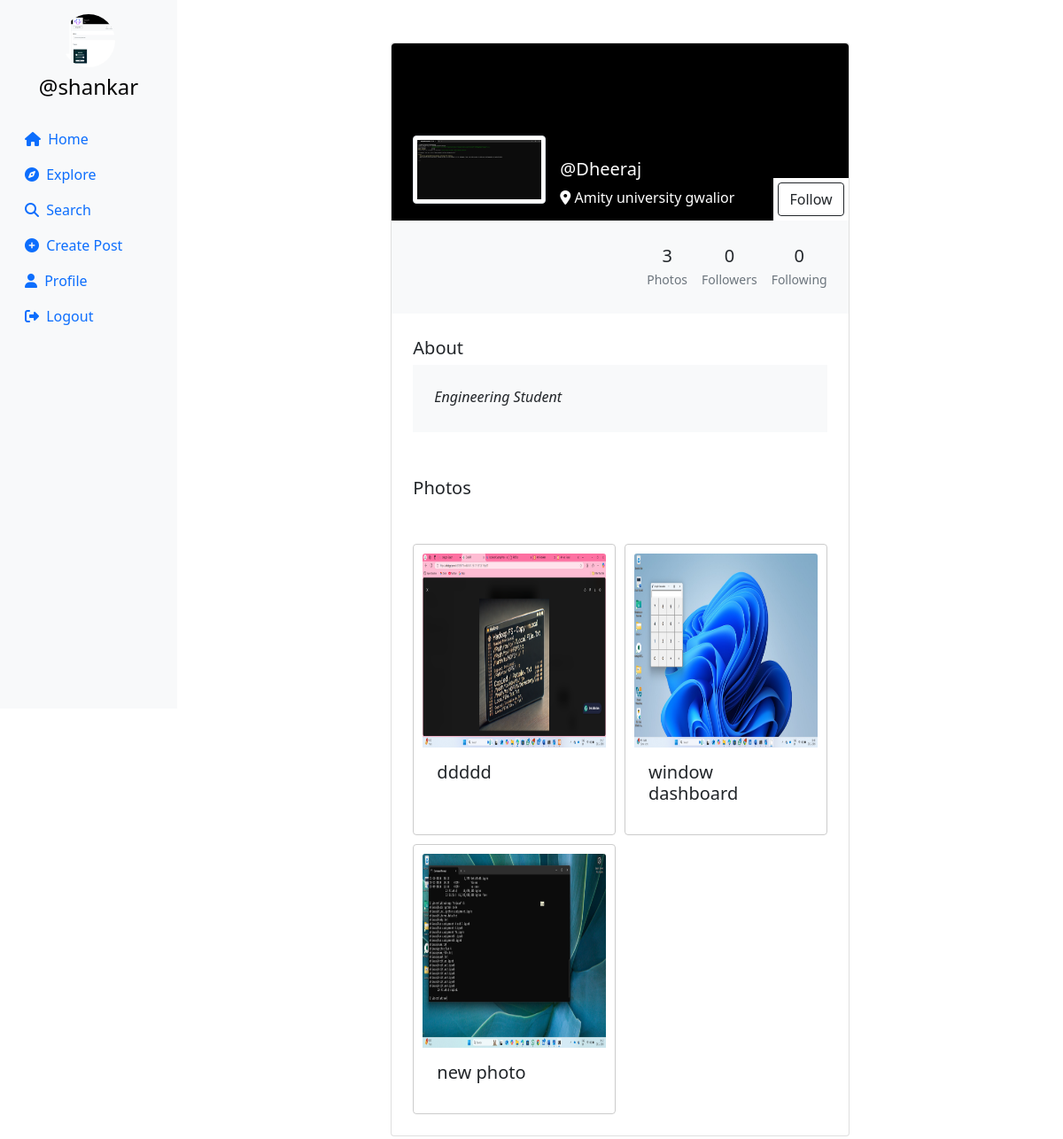
/profile/Dheeraj (signed in), run on the app's committed database.
### userauth/models.py (models this page shows, shortened)
class Profile(models.Model):
    user = models.ForeignKey(User, on_delete=models.CASCADE)
    id_user = models.IntegerField(primary_key=True, default=0)
    bio = models.TextField(blank=True, default='')
    profileimg = models.ImageField(upload_to='profile_images', default='blank-profile-picture.png')
    location = models.CharField(max_length=100, blank=True, default='')

class Post(models.Model):
    id = models.UUIDField(primary_key=True, default=uuid.uuid4)
    user = models.CharField(max_length=100)
    image = models.ImageField(upload_to='post_images')
    caption = models.TextField()
    created_at = models.DateTimeField(default=datetime.now)
    no_of_likes = models.IntegerField(default=0)

### userauth/views.py (the view, shortened to what this page needs)
# urls.py: path('profile/<str:id_user>', views.profile),
@login_required(login_url='/loginn')
def profile(request,id_user):
    user_object = User.objects.get(username=id_user)
    print(user_object)
    profile = Profile.objects.get(user=request.user)
    user_profile = Profile.objects.get(user=user_object)
    user_posts = Post.objects.filter(user=id_user).order_by('-created_at')
    user_post_length = len(user_posts)
    follower = request.user.username
    user = id_user
    if Followers.objects.filter(follower=follower, user=user).first():
        follow_unfollow = 'Unfollow'
    else:
        follow_unfollow = 'Follow'
    user_followers = len(Followers.objects.filter(user=id_user))
    user_following = len(Followers.objects.filter(follower=id_user))
    context = {
        'user_object': user_object,
        'user_profile': user_profile,
        'user_posts': user_posts,
        'user_post_length': user_post_length,
        'profile': profile,
        'follow_unfollow':follow_unfollow,
        'user_followers': user_followers,
        'user_following': user_following,
    }
    return render(request, 'profile.html', context)

### templates/profile.html (shortened to what this page needs)
{% load static %}
<!DOCTYPE html>
<html lang="en">
<head>
    <link rel="stylesheet" href="https://maxcdn.bootstrapcdn.com/bootstrap/4.5.2/css/bootstrap.min.css">
    <link href="https://cdn.jsdelivr.net/npm/bootstrap@5.0.2/dist/css/bootstrap.min.css" rel="stylesheet"
>
    <link rel="stylesheet" href="{% static 'css/app.css' %}">
</head>
<body>
    {% load static %}
    <div class="container-fluid">
        <div class="row">
            <nav class="col-md-2 d-none d-md-block sidebar" style="position: fixed;">
                <div class="text-center mt-3">
                    <img src="{{profile.profileimg.url}}" alt="Profile Picture" class="profile-pic">
                    <h4 class="mt-2"><a href="/profile/{{user}}" style="text-decoration:none;">@{{user}}</a></h4>
                </div>
                <ul class="nav flex-column mt-4">
                    <li class="nav-item">
                        <a class="nav-link active" href="/">
                            <i class="fa-solid fa-house mr-1"></i> Home
                        </a>
                    </li>
                    <li class="nav-item">
                        <a class="nav-link" href="/explore">
                            <i class="fa-solid fa-compass mr-1"></i> Explore
                        </a>
                    </li>
                    <li class="nav-item">
                        <a class="nav-link" href="#" data-bs-toggle="modal" data-bs-target="#exampleModal3">
                            <i class="fa-solid fa-magnifying-glass mr-1"></i> Search
                        </a>
                    </li>
                    <li class="nav-item">
                        <a class="nav-link" href="#" data-bs-toggle="modal" data-bs-target="#exampleModal2"
                            data-bs-whatever="@getbootstrap">
                            <i class="fa-solid fa-circle-plus mr-1"></i> Create Post
                        </a>
                    </li>
                    <li class="nav-item">
                        <a class="nav-link" href="/profile/{{user}}">
                            <i class="fa-solid fa-user mr-1"></i> Profile
                        </a>
                    </li>
                    <li class="nav-item">
                        <a class="nav-link" href="/logoutt">
                            <i class="fa-solid fa-right-from-bracket mr-1"></i> Logout
                        </a>
                    </li>
                </ul>
            </nav>
            {% load static %}
            <main role="main" class="col-md-9 ml-sm-auto col-lg-10 px-md-4">
                <section class="gradient-custom-2">
                    <div class="container py-5">
                        <div class="row d-flex justify-content-center align-items-center h-100">
                            <div class="col col-lg-9 col-xl-7">
                                <div class="card">
                                    <div class="rounded-top text-white d-flex flex-row"
                                        style="background:black; height:200px;">
                                        <div class="ms-4  d-flex flex-column" style="width: 150px; margin-top:5rem;">
                                            <img src="{{user_profile.profileimg.url}}" alt="Generic placeholder image"
                                                class="img-fluid img-thumbnail mt-4 mb-2"
                                                style="width: 150px; z-index: 1">
                                        </div>
                                        <div class="ms-3" style="margin-top: 130px;">
                                            <h5>@{{user_profile.user}}</h5>
                                            <p><i class="fa-solid fa-location-dot"></i> {{user_profile.location}}</p>
                                        </div>
                                        <div style="margin-inline-start: auto; margin-top: auto;background:white;">
                                        <form action="/follow" method="POST">
                                            {% csrf_token %}  {% if user != user_profile.user %}
                                            <button type="submit" class="btn btn-outline-dark"
                                                data-mdb-ripple-color="dark" style="z-index: 1; margin: 5px;"
                                                data-bs-toggle="modal" data-bs-target="#exampleModal1"
                                                data-bs-whatever="@getbootstrap">
                                                {{follow_unfollow}}
                                            </button>
                                            {% endif %}
</form>
                                        </div>
                                    </div>
                                    <div class="p-4 text-black" style="background-color: #f8f9fa;">
                                        <div class="d-flex justify-content-end text-center py-1">
                                            <div>
                                                <p class="mb-1 h5">{{user_post_length}}</p>
                                                <p class="small text-muted mb-0">Photos</p>
                                            </div>
                                            <div class="px-3">
                                                <p class="mb-1 h5">{{user_followers}}</p>
                                                <p class="small text-muted mb-0">Followers</p>
                                            </div>
                                            <div>
                                                <p class="mb-1 h5">{{user_following}}</p>
                                                <p class="small text-muted mb-0">Following</p>
                                            </div>
                                        </div>
                                    </div>
                                    <div class="card-body p-4 text-black">
                                        <div class="mb-5">
                                            <p class="lead fw-normal mb-1">About</p>
                                            <div class="p-4" style="background-color: #f8f9fa;">
                                                <p class="font-italic mb-1">{{user_profile.bio}}</p>
                                            </div>
                                        </div>
                                        <div class="mb-5">
                                            <p class="lead fw-normal mb-1">Photos</p>
                                        </div>
                                        <div class="image-grid">
                                            {% for pos in user_posts %}
                                            <div class="card image-item">
                                                <img src="{{pos.image.url}}" class="card-img-top" alt="..."
                                                    style="width: 219px;height: 219px;">
                                                <div class="card-body">
                                                    <h5 class="card-title">{{pos.caption}}</h5>
                                                </div>
                                            </div>
                                            {% endfor %}
                                        </div>
                                    </div>
                                </div>
                            </div>
                        </div>
                    </div>
                </section>
            </main>
        </div>
    </div>
</body>
</html>

### static/css/app.css (style rules this page uses)
.sidebar { background-color: #f8f9fa; height: 100vh; color: black; }
.profile-pic { width: 60px; height: 60px; border-radius: 50%; object-fit: cover; }
a { color: black; }

### templates/profile.html (style rules this page uses)
.sidebar { background-color: #f8f9fa; height: 100vh; color: black; }
.profile-pic { width: 60px; height: 60px; border-radius: 50%; object-fit: cover; }
a { color: black; }
.image-grid { display: grid; grid-template-columns: repeat(auto-fill, minmax(200px, 1fr)); gap: 10px; }
.image-item { border: 1px solid #ccc; padding: 10px; }
.image-item img { max-width: 100%; height: auto; }

### data on the page
Profile: profileimg (picture)
Profile: profileimg (picture), user "Dheeraj", location "Amity university gwalior", bio "Engineering Student"
Post: image (picture), caption "ddddd"
Post: image (picture), caption "window dashboard"
Post: image (picture), caption "new photo"

### other printed values
{{ user }} "shankar"
{{ follow_unfollow }} "Follow"
{{ user_post_length }} "3"
{{ user_followers }} "0"
{{ user_following }} "0"
